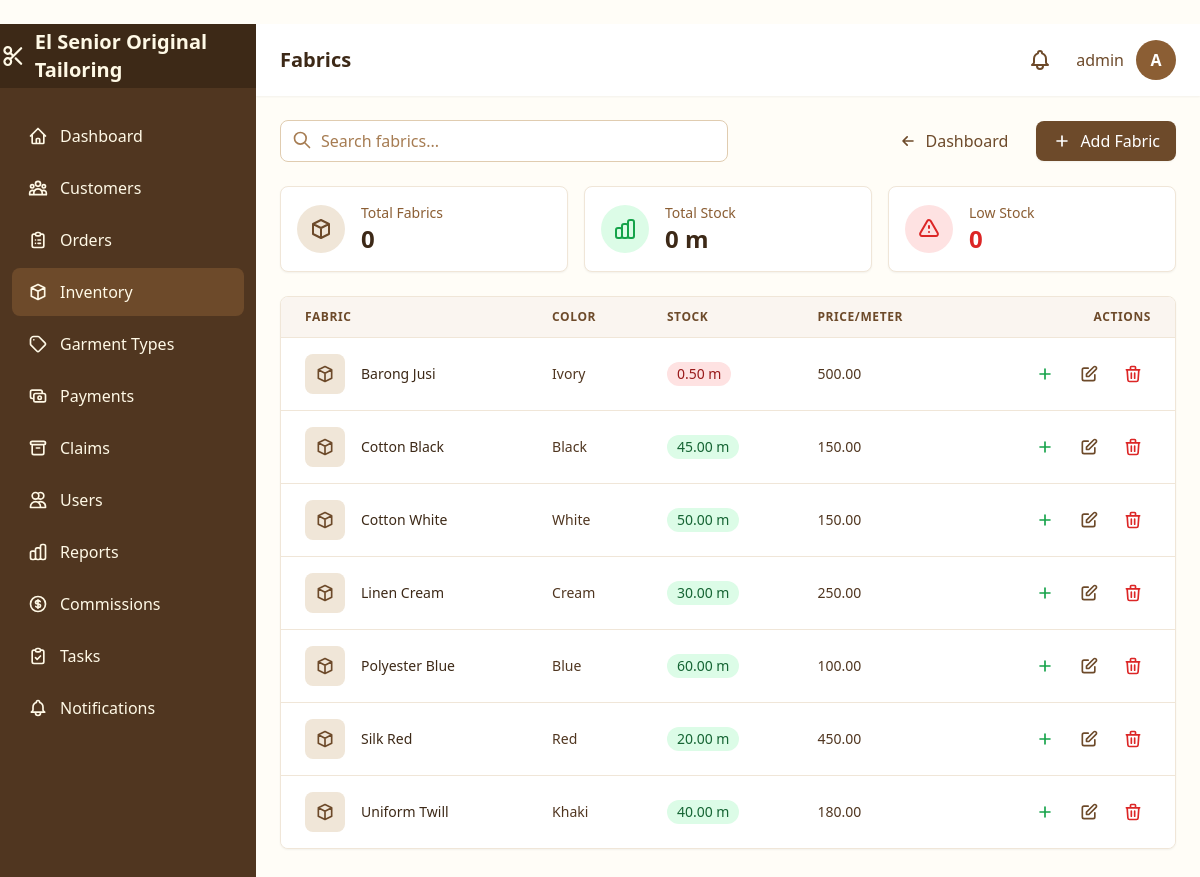
The page /inventory/fabrics/ (signed in) on the database as committed earlier.
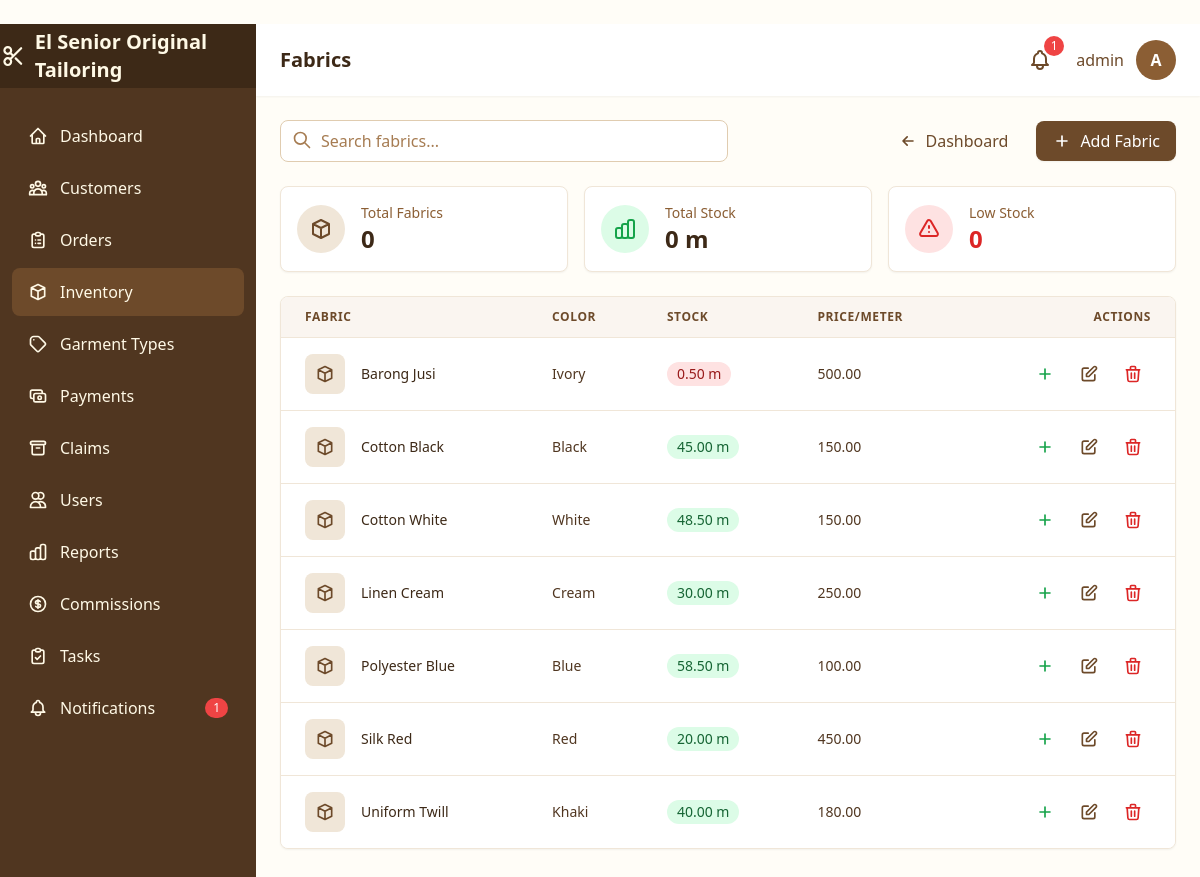
The same page on the database as committed later.
### core/models.py (models this page shows, shortened)
class Fabric(models.Model):
    name = models.CharField(max_length=200)
    color = models.CharField(max_length=100, blank=True)
    stock_meters = models.DecimalField(
        max_digits=10,
        decimal_places=2,
        default=0,
        validators=[MinValueValidator(Decimal('0'))]
    )
    price_per_meter = models.DecimalField(
        max_digits=10,
        decimal_places=2,
        default=0
    )
    description = models.TextField(blank=True)
    created_at = models.DateTimeField(auto_now_add=True)
    updated_at = models.DateTimeField(auto_now=True)
    class Meta:
        ordering = ['name']

### core/views.py (the view)
    def wrapper(request, *args, **kwargs):
        if not request.user.is_authenticated:
            return redirect("login")
        if not hasattr(request.user, "profile") or not request.user.profile.is_admin:
            messages.error(request, "Admin access required.")
            return redirect("dashboard")
        return view_func(request, *args, **kwargs)

### core/context_processors.py (called while the page is built)
def shop_info(request):
    return {
        'SHOP_NAME': getattr(settings, 'SHOP_NAME', 'El Senior Original Tailoring'),
        'SHOP_ADDRESS': getattr(settings, 'SHOP_ADDRESS', ''),
        'SHOP_PHONE': getattr(settings, 'SHOP_PHONE', ''),
    }

def notifications(request):
    if not request.user.is_authenticated:
        return {
            'unread_notification_count': 0,
            'recent_notifications': [],
            'has_unread_notifications': False,
        }
    from .models import Notification
    unread_count = Notification.get_unread_count(request.user)
    recent_notifications = Notification.get_recent_notifications(request.user, limit=10)
    urgent_count = Notification.objects.filter(
        recipient=request.user,
        is_read=False,
        priority__in=['urgent', 'high']
    ).count()
    return {
        'unread_notification_count': unread_count,
        'recent_notifications': recent_notifications,
        'has_unread_notifications': unread_count > 0,
        'urgent_notification_count': urgent_count,
        'has_urgent_notifications': urgent_count > 0,
    }

### core/models.py (called while the page is built)
    @property
    def is_admin(self):
        return self.role == 'admin'

### templates/inventory/fabric_list.html (shortened to what the changed rows need)
﻿{% extends 'base.html' %}
{% block page_title %}Fabrics{% endblock %}
{% block content %}
<div class="space-y-6">
    <div id="fabric-table-container" class="bg-white rounded-lg shadow-sm border border-brown-100 overflow-hidden">
        <div class="overflow-x-auto">
            <table class="min-w-full divide-y divide-brown-100">
                <thead class="bg-brown-50">
                    <tr>
                        <th scope="col" class="px-6 py-3 text-left text-xs font-semibold text-brown-600 uppercase tracking-wider">
                            Fabric
                        </th>
                        <th scope="col" class="px-6 py-3 text-left text-xs font-semibold text-brown-600 uppercase tracking-wider">
                            Color
                        </th>
                        <th scope="col" class="px-6 py-3 text-left text-xs font-semibold text-brown-600 uppercase tracking-wider">
                            Stock
                        </th>
                        <th scope="col" class="px-6 py-3 text-left text-xs font-semibold text-brown-600 uppercase tracking-wider">
                            Price/Meter
                        </th>
                        <th scope="col" class="px-6 py-3 text-right text-xs font-semibold text-brown-600 uppercase tracking-wider">
                            Actions
                        </th>
                    </tr>
                </thead>
                <tbody class="bg-white divide-y divide-brown-100">
                    {% for fabric in fabrics %}
                    <tr class="hover:bg-cream-50 transition-colors">
                        <td class="px-6 py-4 whitespace-nowrap">
                            <div class="flex items-center">
                                <div class="w-10 h-10 rounded-lg bg-brown-100 flex items-center justify-center">
                                    <svg class="w-5 h-5 text-brown-600" fill="none" stroke="currentColor" viewBox="0 0 24 24">
                                        <path stroke-linecap="round" stroke-linejoin="round" stroke-width="2" d="M20 7l-8-4-8 4m16 0l-8 4m8-4v10l-8 4m0-10L4 7m8 4v10M4 7v10l8 4"/>
                                    </svg>
                                </div>
                                <div class="ml-4">
                                    <div class="text-sm font-medium text-brown-800">{{ fabric.name }}</div>
                                </div>
                            </div>
                        </td>
                        <td class="px-6 py-4 whitespace-nowrap">
                            <span class="text-sm text-brown-700">{{ fabric.color }}</span>
                        </td>
                        <td class="px-6 py-4 whitespace-nowrap">
                            <span class="inline-flex items-center px-2.5 py-0.5 rounded-full text-sm font-medium
                                {% if fabric.stock_meters <= 5 %}bg-red-100 text-red-800
                                {% elif fabric.stock_meters <= 15 %}bg-yellow-100 text-yellow-800
                                {% else %}bg-green-100 text-green-800{% endif %}">
                                {{ fabric.stock_meters }} m
                            </span>
                        </td>
                        <td class="px-6 py-4 whitespace-nowrap text-sm text-brown-700">
                            {{ fabric.price_per_meter }}
                        </td>
                        <td class="px-6 py-4 whitespace-nowrap text-right text-sm font-medium">
                            <div class="flex items-center justify-end space-x-2">
                                <button type="button"
                                        class="p-2 text-green-600 hover:bg-green-50 rounded-lg transition-colors"
                                        title="Add Stock"
                                        hx-get="{% url 'fabric_add_stock' fabric.pk %}"
                                        hx-target="#modal-container"
                                        hx-swap="innerHTML">
                                    <svg class="w-5 h-5" fill="none" stroke="currentColor" viewBox="0 0 24 24">
                                        <path stroke-linecap="round" stroke-linejoin="round" stroke-width="2" d="M12 6v6m0 0v6m0-6h6m-6 0H6"/>
                                    </svg>
                                </button>
                                <a href="{% url 'fabric_edit' fabric.pk %}"
                                   class="p-2 text-brown-600 hover:bg-brown-50 rounded-lg transition-colors"
                                   title="Edit">
                                    <svg class="w-5 h-5" fill="none" stroke="currentColor" viewBox="0 0 24 24">
                                        <path stroke-linecap="round" stroke-linejoin="round" stroke-width="2" d="M11 5H6a2 2 0 00-2 2v11a2 2 0 002 2h11a2 2 0 002-2v-5m-1.414-9.414a2 2 0 112.828 2.828L11.828 15H9v-2.828l8.586-8.586z"/>
                                    </svg>
                                </a>
                                <a href="{% url 'fabric_delete' fabric.pk %}"
                                   class="p-2 text-red-600 hover:bg-red-50 rounded-lg transition-colors"
                                   title="Delete">
                                    <svg class="w-5 h-5" fill="none" stroke="currentColor" viewBox="0 0 24 24">
                                        <path stroke-linecap="round" stroke-linejoin="round" stroke-width="2" d="M19 7l-.867 12.142A2 2 0 0116.138 21H7.862a2 2 0 01-1.995-1.858L5 7m5 4v6m4-6v6m1-10V4a1 1 0 00-1-1h-4a1 1 0 00-1 1v3M4 7h16"/>
                                    </svg>
                                </a>
                            </div>
                        </td>
                    </tr>
                    {% endfor %}
                </tbody>
            </table>
        </div>
    </div>
</div>
{% endblock %}

### templates/base.html (shortened to what the changed rows need)
<!DOCTYPE html>
<html lang="en">
<head>
    {% load static %}
    <script src="{% static 'js/tailwind.js' %}"></script>
</head>
<body class="bg-cream-50 min-h-screen">
    {% block body %}
    {% if user.is_authenticated %}
    <div x-data="{ sidebarOpen: false }" class="flex h-screen overflow-hidden">
        <aside :class="sidebarOpen ? 'translate-x-0' : '-translate-x-full'"
               class="fixed inset-y-0 left-0 z-30 w-64 bg-brown-700 transform transition-transform duration-300 ease-in-out lg:translate-x-0 lg:static lg:inset-auto no-print">
            <nav class="mt-6 px-3">
                <div class="space-y-1">
                    <a href="{% url 'notification_list' %}"
                       class="flex items-center px-4 py-3 text-cream-100 rounded-lg hover:bg-brown-600 transition-colors {% if 'notifications' in request.path %}bg-brown-600{% endif %}">
                        Notifications
                        {% if unread_notification_count > 0 %}
                        <span class="ml-auto bg-red-500 text-white text-xs rounded-full px-2 py-0.5">{{ unread_notification_count }}</span>
                        {% endif %}
                    </a>
                </div>
            </nav>
        </aside>
        <div class="flex-1 flex flex-col overflow-hidden">
            <header class="bg-white shadow-sm z-10 no-print">
                <div class="flex items-center justify-between px-6 py-4">
                    <h1 class="text-xl font-semibold text-brown-800">{% block page_title %}Dashboard{% endblock %}</h1>
                    <div class="flex items-center gap-4">
                        <div x-data="{ notifOpen: false }" class="relative">
                            <button @click="notifOpen = !notifOpen"
                                    @click.away="notifOpen = false"
                                    class="relative p-2 text-brown-600 hover:text-brown-800 hover:bg-cream-100 rounded-full focus:outline-none transition-colors"
                                    hx-get="{% url 'notification_dropdown' %}"
                                    hx-trigger="click"
                                    hx-target="#notification-dropdown-content"
                                    hx-swap="innerHTML">
                                {% if unread_notification_count > 0 %}
                                <span class="absolute -top-1 -right-1 bg-red-500 text-white text-xs rounded-full h-5 w-5 flex items-center justify-center animate-pulse">
                                    {{ unread_notification_count|default:0 }}
                                </span>
                                {% endif %}
                            </button>
                        </div>
                </div>
            </header>
            <main class="flex-1 overflow-y-auto p-6">
                {% block content %}{% endblock %}
            </main>
        </div>
    </div>
    {% else %}
    {% block unauthenticated_content %}{% endblock %}
    {% endif %}
    {% endblock %}
</body>
</html>

Rows that differ between the two databases and show on the page:
changed Fabric "Cotton White": stock_meters "50.00" → "48.50"
changed Fabric "Polyester Blue": stock_meters "60.00" → "58.50"
Other text that changed with them:
{{ unread_notification_count }}: (not shown) → "1"
{{ unread_notification_count|default:0 }}: (not shown) → "1"
